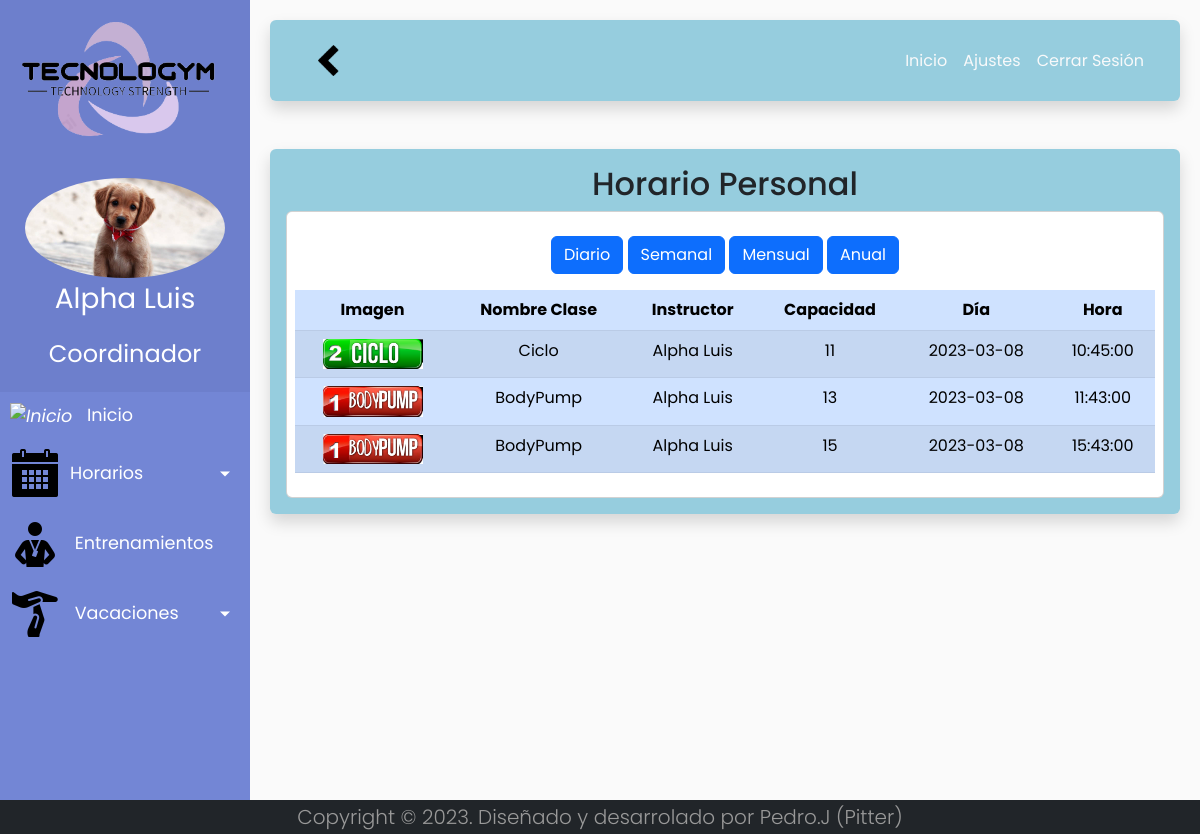
The page /c_Schedule/showPersonalSchedule (signed in) on the database its author committed.
### tables this page shows
CREATE TABLE `person` (
  `id_person` int(11) NOT NULL,
  `name` varchar(70) NOT NULL,
  `lastname` varchar(70) NOT NULL,
  `user` varchar(70) DEFAULT NULL,
  `password` varchar(255) DEFAULT NULL,
  `email` varchar(70) DEFAULT NULL,
  `phone` varchar(9) DEFAULT NULL,
  `avatar` varchar(255) DEFAULT NULL
);

### config/core/Controller.php (called while the page is built, shortened)
<?php
abstract class Controller
{
    protected function loadView($view, $params = array())
    {
        return new View($view, $params);
    }
    protected function loadModel($model)
    {
        if (is_file(ROOT . PATH_MODELS . $model . ".php")) {
            return new $model();
        } else {
            throw new Exception("Error, model does not exist");
        }
    }
}
?>

### app/controllers/c_Schedule.php (called while the page is built, shortened)
<?php
class c_Schedule extends Controller
{
    private $m_schedule;
    public function __construct()
    {
        $this->m_schedule = $this->loadModel("m_Schedule");
    }
    public function showPersonalSchedule($calendar="today")
    {
        $datos["personalSchedule"] = $this->m_schedule->showPersonalSchedule($_SESSION['session']['id_person'],$calendar);
        $contenido = "v_PersonalSchedule";
        $this->loadView($contenido, $datos);
    }
}

### config/core/Model.php (called while the page is built, shortened)
<?php
class Model
{
    private $host = DB_HOST;
    private $user = DB_USER;
    private $pass = DB_PASS;
    private $dbname = DB_NAME;
    private $dbh;
    private $stmt;
    function __construct()
    {
        $dsn = 'mysql:host=' . $this->host . ';dbname=' . $this->dbname;
        $options = array(
            PDO::ATTR_PERSISTENT => true,
            PDO::ATTR_ERRMODE => PDO::ERRMODE_EXCEPTION,
            PDO::MYSQL_ATTR_INIT_COMMAND => 'SET NAMES utf8'
        );
        try {
            $this->dbh = new PDO($dsn, $this->user, $this->pass, $options);
        } catch (PDOException $e) {
            $this->error = $e->getMessage();
        }
    }
    public function consult($query)
    {
        $this->stmt = $this->dbh->prepare($query);
    }
    public function link($param, $value, $type = null)
    {
        if (is_null($type)) {
            switch (true) {
                case is_int($value):
                    $type = PDO::PARAM_INT;
                    break;
            }
        }
        $this->stmt->bindValue($param, $value, $type);
    }
    public function launch()
    {
        return $this->stmt->execute();
    }
    public function result()
    {
        $this->launch();
        return $this->stmt->fetchAll(PDO::FETCH_ASSOC);
    }
}
?>

### app/models/m_Schedule.php (called while the page is built, shortened)
<?php
class m_Schedule extends Model
{
    public function showPersonalSchedule($id_person, $calendar)
    {
        switch ($calendar[1]) {
            default:
                $snt = "SELECT DISTINCT img, name, name_skill, level, capacity, day, hour FROM `class` INNER JOIN skill ON skill.id_skill = class.id_skill INNER JOIN worker ON worker.id_worker = class.id_worker INNER JOIN person ON worker.id_person = person.id_person WHERE person.id_person = :id_person AND CURDATE() = day ORDER BY day, hour";
                $this->consult($snt);
                $this->link(":id_person", $id_person);
                return $this->result();
                break;
        }
    }
}

### app/views/v_PersonalSchedule.php (the view)
<div class="row-6 fondo-2 shadow p-3 mb-5 rounded">
    <h2 class="text-center">Horario Personal</h2>
    <div class="card">
        <div class="table-responsive-sm m-2">
            <div class="card-body text-center">
                <a class="btn btn-primary" href="<?= BASE_URL ?>c_Schedule/showPersonalSchedule//today" role="button">Diario</a>
                <a class="btn btn-primary" href="<?= BASE_URL ?>c_Schedule/showPersonalSchedule//week" role="button">Semanal</a>
                <a class="btn btn-primary" href="<?= BASE_URL ?>c_Schedule/showPersonalSchedule//month" role="button">Mensual</a>
                <a class="btn btn-primary" href="<?= BASE_URL ?>c_Schedule/showPersonalSchedule//year" role="button">Anual</a>
            </div>
            <table class="table table-primary table-striped table-hover">
                <thead>
                    <tr class="text-center">
                        <th scope="col">Imagen</th>
                        <th scope="col">Nombre Clase</th>
                        <th scope="col">Instructor</th>
                        <th scope="col">Capacidad</th>
                        <th scope="col">Día</th>
                        <th scope="col">Hora</th>
                    </tr>
                </thead>
                <tbody>
                    <?php foreach ($personalSchedule as $class) : ?>
                        <tr class="text-center">
                            <td scope="row"><img width="100" src="<?= BASE_URL . IMG_URL . $class['img'] ?>"></td>
                            <td scope="row"><?= $class['name_skill'] ?></td>
                            <td scope="row"><?= $class['name'] ?></td>
                            <td scope="row"><?= $class['capacity'] ?></td>
                            <td scope="row"><?= $class['day'] ?></td>
                            <td scope="row"><?= $class['hour'] ?></td>
                        </tr>
                    <?php endforeach ?>
                </tbody>
            </table>
        </div>
    </div>
</div>

### app/views/css/v_index.css (style rules this page uses)
body { font-family: "Poppins", sans-serif; background: #fafafa; }
a, a:hover, a:focus { color: inherit; text-decoration: none; transition: all 0.3s; }
.fondo-2 { background-color: #289bbe7a; }

### rows shown on the page
person: shows a picture, name_skill "Ciclo", name "Alpha Luis", capacity "11", day "2023-03-08", hour "10:45:00", name_skill "BodyPump", capacity "13", hour "11:43:00", capacity "15", hour "15:43:00"

### other values the page prints
$_SESSION['session']['name'] "Alpha Luis"
$_SESSION['session']['role'] "Coordinador"
